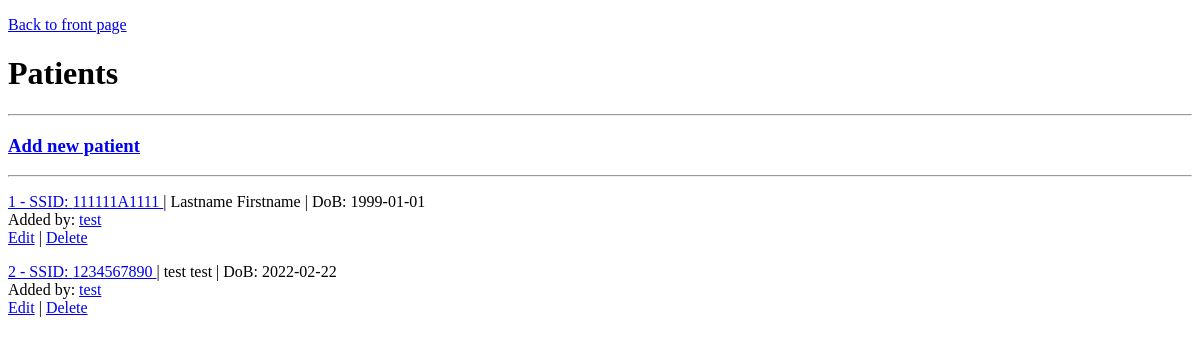
/patients (signed in), run on an earlier commit of the app's database.
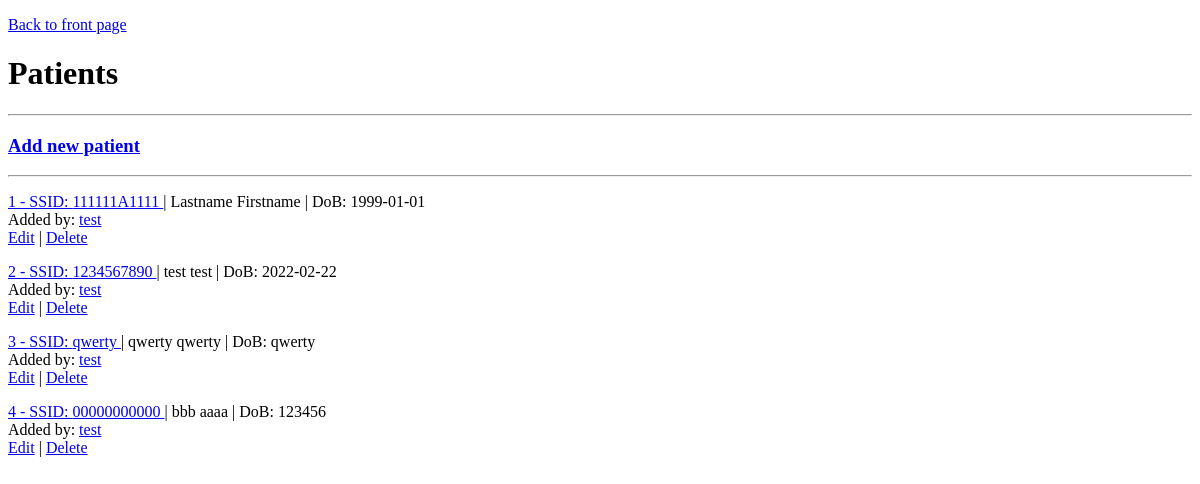
And on a later commit of the database.
### tables this page shows
CREATE TABLE patients (
    id INTEGER PRIMARY KEY,
    firstName TEXT,
    lastName TEXT,
    ssid TEXT UNIQUE,
    dateOfBirth TEXT,
    usersId INTEGER,
    FOREIGN KEY (usersId) REFERENCES users (id)

);

CREATE TABLE users (
    id INTEGER PRIMARY KEY,
    username TEXT UNIQUE,
    passwordHashed TEXT
    
);

### app.py (the view)
@app.route("/patients")
def showPatients():
    requireLogin()
    patients= controller.getPatients()
    return render_template("patient_list.html", patients= patients)

### app.py (called while the page is built)
def requireLogin():
    if "userid" not in session:
        abort(403)

### controller.py (called while the page is built)
def getPatients(patientId=None):
    if (patientId is not None):
        query= """SELECT patients.id, patients.firstName, patients.lastName, patients.ssid, patients.dateOfBirth, patients.usersId, users.username
                FROM patients
                JOIN users ON patients.usersId = users.id
                WHERE patients.id = ?"""
        return db.query(query, [patientId])
    else:
        query= """SELECT patients.id, patients.firstName, patients.lastName, patients.ssid, patients.dateOfBirth, patients.usersId, users.username
                FROM patients
                JOIN users ON patients.usersId = users.id
                """
        return db.query(query)

### db.py (called while the page is built)
def getConnection():
    connection= sqlite3.connect("clinidata.db")
    connection.execute("PRAGMA foreign_keys = ON")
    connection.row_factory= sqlite3.Row
    return connection

def query(sql, params=[]):
    connection= getConnection()
    result= connection.execute(sql, params).fetchall()
    connection.close()
    return result

### templates/patient_list.html (shortened to what this page needs)
<!DOCTYPE html>
<html>
<head>
</head>
<body>
     <p>
        <a href="/"> Back to front page </a>
    </p>
    <h1>Patients</h1>
    <hr>
    <p>
        <h3>
            <a href="/patients/add/form"> Add new patient</a>
        </h3>
    </p>
    <hr>
    {% for patient in patients %}
    <p>
    <a href="/patients/{{patient.id}}"> {{patient.id}} - SSID: {{patient.ssid}} </a>  |   {{patient.lastName}} {{patient.firstName}}  |  DoB:  {{patient.dateOfBirth}}
    <br>
    Added by: <a href="/users/{{patient.usersId}}" > {{patient.username}} </a>
    <br>
    <a href="/patients/{{patient.id}}/edit"> Edit</a> |
    <a href="/patients/{{patient.id}}/delete"> Delete</a>
    </p>
    {% endfor %}
</body>
</html

What changed in the data, as far as the page shows it:
added patients: id "3", ssid "qwerty", lastName "qwerty", firstName "qwerty", dateOfBirth "qwerty", username "test"
added patients: id "4", ssid "00000000000", lastName "bbb", firstName "aaaa", dateOfBirth "123456", username "test"
